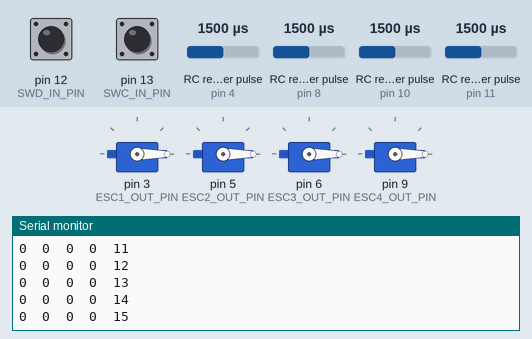
Simulated run of this sketch. Board: Arduino Uno, built with avr-gcc and run on an emulated ATmega328P. Parts: 4 × servo, the last lines printed to the serial monitor. Wiring (inferred from the names in the program): 4 × RC receiver channel: data pin 4 / data pin 8 / data pin 10 / data pin 11. The inputs (shaded band) are chosen by the test bench; at power-on: RC receiver pulse (sensors on pin 8, pin 4, pin 10, pin 11) 1500 µs, pin 12 (SWD_IN_PIN) LOW, pin 13 (SWC_IN_PIN) LOW.

Above: at 1.2 s.
1.3 s: RC receiver pulse (sensor on pin 8) set to 1020 µs
At 1.8 s:
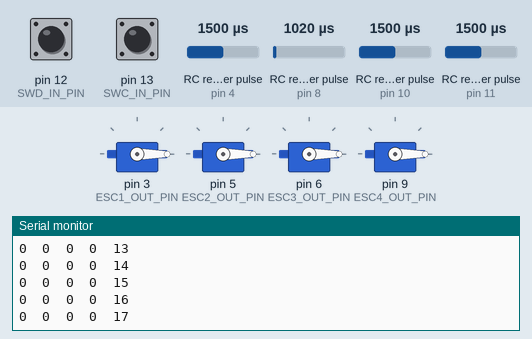
4.3 s: pin 12 (SWD_IN_PIN) pulled HIGH for 0.15 s
At 4.63 s:
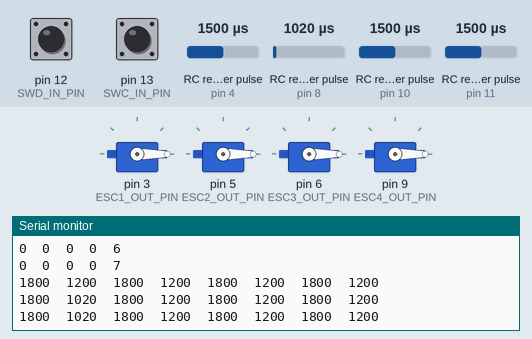
6.0 s: RC receiver pulse (sensor on pin 4) set to 1020 µs
At 6.0 s:
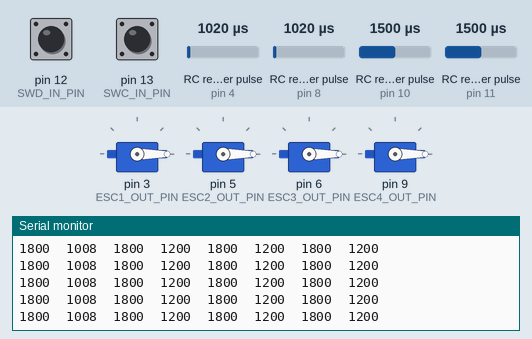
9.0 s: RC receiver pulse (sensor on pin 10) set to 1020 µs
At 9.04 s:
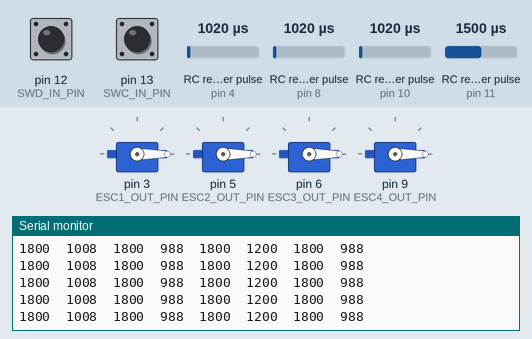
12.0 s: RC receiver pulse (sensor on pin 4) set to 1980 µs
At 12.8 s:
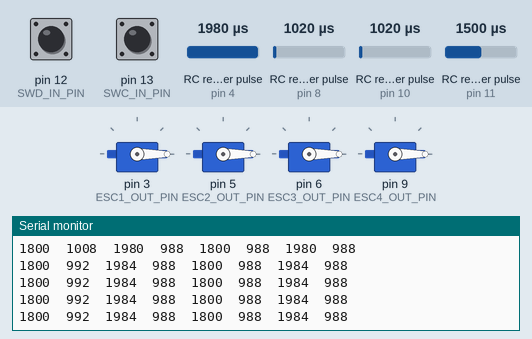
Timing chart, 0 to 15.0 s (numbered marks = the images above; inputs shaded):
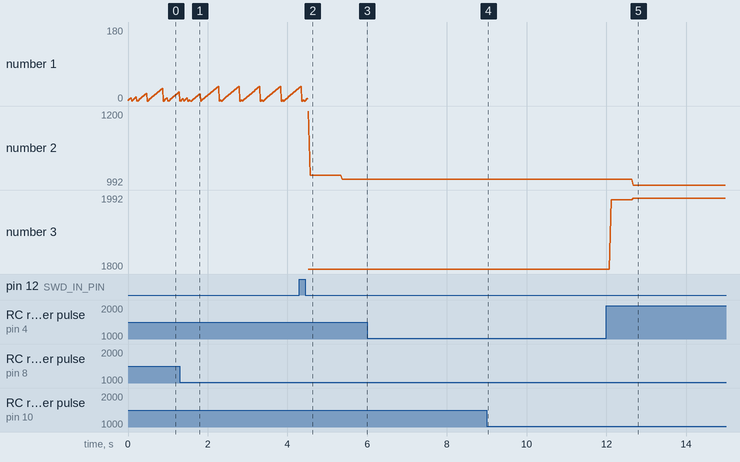

Measured:
- after the input at 4.3 s, the serial monitor: prints a new line after 0.22 s (image 2)
- after the input at 12.0 s, the serial monitor: prints a new line after 0.12 s (image 5)
- plotted number 1: 7 → 180 after the input at 12.0 s
- plotted number 3: 1800 → 1992 after the input at 12.0 s

The sketch:

Flight_Controller_v0.61.ino
```cpp
//-----------------------------------------Flight Controller Development Version-----------------------------------------------------------------------------------------------------------------------

#include <PinChangeInt.h>                                           // Allows pin interrupts to be attached to arduino pins with no built in interrupts
#include <Servo.h>                                                  // Allows ESC signals to be outputted at a 50Hz frequency

#define ROLL_IN_PIN 8                                               // CH1 Roll Input Pin Allocation (Grey wire)
#define PITCH_IN_PIN 4                                              // CH2 Pitch Input Pin Allocation (Purple wire)
#define THROTTLE_IN_PIN 10                                          // CH3 Throttle Input Pin Allocation (Blue wire)
#define YAW_IN_PIN 11                                               // CH4 Yaw Input Pin Allocation (Green wire)
#define SWD_IN_PIN 12                                               // CH5 2-Position Switch Input Pin Allocation (Orange Wire)
#define SWC_IN_PIN 13                                               // CH6 3-Position Switch Input Pin Allocation (Yellow Wire)

#define ESC1_OUT_PIN 3                                              // Output pin number for ESC 1 (Front Left)
#define ESC2_OUT_PIN 5                                              // Output pin number for ESC 2 (Front Right)
#define ESC3_OUT_PIN 6                                              // Output pin number for ESC 3 (Rear Left)
#define ESC4_OUT_PIN 9                                              // Output pin number for ESC 4 (Rear Right)

#define RX_AUTHORITY 0.15                                           // Authority limiter for Rx value. All Authority limits must sum to 1 (100%)
#define RY_AUTHORITY 0.15                                           // Authority limiter for Ry value. All Authority limits must sum to 1 (100%)
#define LY_AUTHORITY 0.55                                           // Authority limiter for Ly value. All Authority limits must sum to 1 (100%)
#define LX_AUTHORITY 0.15                                           // Authority limiter for Lx value. All Authority limits must sum to 1 (100%)

#define ROLL_FLAG 1                                                 // Define the bit word allocation for a detected change in Rx
#define PITCH_FLAG 2                                                // Define the bit word allocation for a detected change in Ry
#define THROTTLE_FLAG 4                                             // Define the bit word allocation for a detected change in Ly
#define YAW_FLAG 8                                                  // Define the bit word allocation for a detected change in Lx
#define SWD_FLAG 16                                                 // Define the bit word allocation for a detected change in SWD
#define SWC_FLAG 32

#define KILL_SWITCH_MONITORED_INPUT unRollIn                        // Defines the variable for the program to monitor for no changes
#define KILL_ENABLED 1                                              // Enable kill switch [ 1 = On | 0 = Off ]

Servo ESC_1, ESC_2, ESC_3, ESC_4;                                   // Output object at 50Hz to corresponding ESC

int MINIMUM_PW = 1000;                                              // The minimum pulse width that will be written to the ESCs
int MAXIMUM_PW = 2000;                                              // The maximum pulse width that will be written to the ESCs

int SWC, SWD, Rx, Ry, Ly, Lx;                                       // Renamed transmitter values to be used in the FC
int ESCRx, ESCRy, ESCLy, ESCLx;                                     // Specified axis contributions to ESC outputs
int ESC1, ESC2, ESC3, ESC4;                                         // Output value for ESCs
int ESCOff;                                                         // Outputs a value of 0 when written to ESCs

int ESCRxRange, ESCRyRange, ESCLyRange, ESCLxRange;                 // Control stick input ranges, calculated intially as a default estimated value

int ESCRxMidpoint, ESCRyMidpoint, ESCLyMidpoint, ESCLxMidpoint;     // Control stick inputs centre points, calculated intially as a default estimated value

int unRollInMidpoint = 1470;                                        // Value for storing calibrated Roll midpoint, initialised as a default estimate
int unPitchInMidpoint = 1440;                                       // Value for storing calibrated Pitch midpoint, initialised as a default estimate
int unThrottleInMidpoint = 1464;                                    // Value for storing calibrated Throttle midpoint, initialised as a default estimate
int unYawInMidpoint = 1476;                                         // Value for storing calibrated Yaw midpoint, initialised as a default estimate

int unRollInMax = 1948;                                             // Value for storing calibrated Roll maximum point, initialised as a default estimate
int unRollInMin = 984;                                              // Value for storing calibrated Roll minimum point, initialised as a default estimate
int unPitchInMax = 1916;                                            // Value for storing calibrated Pitch maximum point, initialised as a default estimate
int unPitchInMin = 964;                                             // Value for storing calibrated Pitch minimum point, initialised as a default estimate
int unThrottleInMax = 1956;                                         // Value for storing calibrated Throttle maximum point, initialised as a default estimate
int unThrottleInMin = 968;                                          // Value for storing calibrated Throttle minimum point, initialised as a default estimate
int unYawInMax = 1964;                                              // Value for storing calibrated Yaw maximum point, initialised as a default estimate
int unYawInMin = 984;                                               // Value for storing calibrated Yaw minimum point, initialised as a default estimate

int unRollInMaxLimit = 1800, unPitchInMaxLimit = 1800, unThrottleInMaxLimit = 1800, unYawInMaxLimit = 1800;   // Value used in calibration to trigger starting to detect the maximum control stick values
int unRollInLowLimit = 1200, unPitchInLowLimit = 1200, unThrottleInLowLimit = 1200, unYawInLowLimit = 1200;   // Value used in calibration to trigger starting to detect the minimum control stick values

int Kill_Switch_Monitor;                                            // Creates a parameter to contain a value for the previous cycles monitored input
int Kill_Switch_Count;                                              // Counts the amount of cycles the monitored input does not change consecutively from last loop

volatile uint8_t bUpdateFlagsShared;
volatile uint16_t unRollInShared, unPitchInShared, unThrottleInShared, unYawInShared, unSwitchDInShared, unSwitchCInShared;
uint32_t ulRollStart, ulPitchStart, ulThrottleStart, ulYawStart, ulSwitchDStart, ulSwitchCStart;


void setup()
{
  Serial.begin(9600);

  ESC_1.attach(ESC1_OUT_PIN , MINIMUM_PW , MAXIMUM_PW);
  ESC_2.attach(ESC2_OUT_PIN , MINIMUM_PW , MAXIMUM_PW);
  ESC_3.attach(ESC3_OUT_PIN , MINIMUM_PW , MAXIMUM_PW);
  ESC_4.attach(ESC4_OUT_PIN , MINIMUM_PW , MAXIMUM_PW);

  PCintPort::attachInterrupt(ROLL_IN_PIN , calcRoll , CHANGE);
  PCintPort::attachInterrupt(PITCH_IN_PIN , calcPitch , CHANGE);
  PCintPort::attachInterrupt(THROTTLE_IN_PIN , calcThrottle , CHANGE);
  PCintPort::attachInterrupt(YAW_IN_PIN , calcYaw , CHANGE);
  PCintPort::attachInterrupt(SWD_IN_PIN , calcSWD , CHANGE);
  PCintPort::attachInterrupt(SWC_IN_PIN , calcSWC , CHANGE);
}


void loop()
{
  static uint16_t unRollIn;
  static uint16_t unPitchIn;
  static uint16_t unThrottleIn;
  static uint16_t unYawIn;
  static uint16_t unSwitchDIn;
  static uint16_t unSwitchCIn;
  static uint8_t bUpdateFlags;

  if(bUpdateFlagsShared)
  {
    noInterrupts();

    bUpdateFlags = bUpdateFlagsShared;

    if(bUpdateFlags & ROLL_FLAG)
    {
      unRollIn = unRollInShared;
    }

    if(bUpdateFlags & PITCH_FLAG)
    {
      unPitchIn = unPitchInShared;
    }

    if(bUpdateFlags & THROTTLE_FLAG)
    {
      unThrottleIn = unThrottleInShared;
    }

    if(bUpdateFlags & YAW_FLAG)
    {
      unYawIn = unYawInShared;
    }

    if(bUpdateFlags & SWD_FLAG)
    {
      unSwitchDIn = unSwitchDInShared;
    }

    if(bUpdateFlags & SWC_FLAG)
    {
      unSwitchCIn = unSwitchCInShared;
    }

  bUpdateFlagsShared = 0;

  interrupts();
  }

    if(Kill_Switch_Monitor == KILL_SWITCH_MONITORED_INPUT)
    {
      Kill_Switch_Count = Kill_Switch_Count + KILL_ENABLED;
      if(Kill_Switch_Count > 70)
      {
        Kill_Switch_Count = 70;
      }
    }
    else
    {
      Kill_Switch_Count = 0;
    }

//----------------------------------------------------------------------------------------------------------------------------------------------------------------
//------------------------------------------------------Flight Controller (Proportional)-----------------------------------------------------------------------------------------------------


Rx = unRollIn;
Ry = unPitchIn;
Ly = unThrottleIn;
Lx = unYawIn;

if(Kill_Switch_Count > 60)
{
ESC_1.write(ESCOff);
ESC_2.write(ESCOff);
ESC_3.write(ESCOff);
ESC_4.write(ESCOff);
}
else if(unSwitchDIn > 1500 && unSwitchCIn <= 1250)
{
Calibration();
}
else if(unSwitchCIn <= 1250)
{
ESC_1.write(ESCOff);
ESC_2.write(ESCOff);
ESC_3.write(ESCOff);
ESC_4.write(ESCOff);
}
else if(unSwitchCIn > 1250 && unSwitchCIn <= 1750)
{
ESCRxRange = map(Rx , unRollInMin , unRollInMax , -90 , 90);
ESCRyRange = map(Ry , unPitchInMin , unPitchInMax , -90 , 90);
ESCLyRange = map(Ly , unThrottleInMin , unThrottleInMax , -90 ,90);
ESCLxRange = map(Lx , unYawInMin , unYawInMax , -90 , 90);

ESCRxMidpoint = map(unRollInMidpoint , unRollInMin , unRollInMax , -90 , 90);
ESCRyMidpoint = map(unPitchInMidpoint , unPitchInMin , unPitchInMax , -90 , 90);
ESCLyMidpoint = map(unThrottleInMidpoint , unThrottleInMin , unThrottleInMax , -90 , 90);
ESCLxMidpoint = map(unYawInMidpoint , unYawInMin , unYawInMax , -90 , 90);

ESCRx = (ESCRxMidpoint + ESCRxRange) * RX_AUTHORITY;
ESCRy = (ESCRyMidpoint + ESCRyRange) * RY_AUTHORITY;
ESCLy = (ESCLyMidpoint + ESCLyRange) * LY_AUTHORITY;
ESCLx = (ESCLxMidpoint + ESCLxRange) * LX_AUTHORITY;

ESC1 = (ESCRx + (0-ESCRy) + ESCLy + (0-ESCLx)) + 90;
ESC_1.write(ESC1);

ESC2 = ((0-ESCRx) + (0-ESCRy) + ESCLy + ESCLx) + 90;
ESC_2.write(ESC2);

ESC3 = (ESCRx + ESCRy + ESCLy + ESCLx) + 90;
ESC_3.write(ESC3);

ESC4 = ((0-ESCRx) + ESCRy + ESCLy + (0-ESCLx)) + 90;
ESC_4.write(ESC4);
}
else if(unSwitchCIn > 1750)
{
ESC_1.write(ESCOff);
ESC_2.write(ESCOff);
ESC_3.write(ESCOff);
ESC_4.write(ESCOff);
}

//----------------------------------------------------------------------------------------------------------------------------------------------------------------

  Serial.print(ESC1);
  Serial.print("\t");
  Serial.print(ESC2);
  Serial.print("\t");
  Serial.print(ESC3);
  Serial.print("\t");
  Serial.print(ESC4);
  Serial.print("\t");
  Serial.println(Kill_Switch_Count);

Kill_Switch_Monitor = KILL_SWITCH_MONITORED_INPUT;
}
//----------------------------------------------------------------------------------------------------------------------------------------------------------------


//---------------------------------Calibration Sequence-------------------------------------------------------------------------------
void Calibration()
{

//Midpoints
unRollInMidpoint = unRollInShared;
unPitchInMidpoint = unPitchInShared;
unThrottleInMidpoint = unThrottleInShared;
unYawInMidpoint = unYawInShared;

while(unSwitchDInShared > 1500)
  {
  static uint16_t unRollIn;
  static uint16_t unPitchIn;
  static uint16_t unThrottleIn;
  static uint16_t unYawIn;
  static uint16_t unSwitchDIn;
  static uint16_t unSwitchCIn;
  static uint8_t bUpdateFlags;

  if(bUpdateFlagsShared)
  {
    noInterrupts();

    bUpdateFlags = bUpdateFlagsShared;

    if(bUpdateFlags & ROLL_FLAG)
    {
      unRollIn = unRollInShared;
    }

    if(bUpdateFlags & PITCH_FLAG)
    {
      unPitchIn = unPitchInShared;
    }

    if(bUpdateFlags & THROTTLE_FLAG)
    {
      unThrottleIn = unThrottleInShared;
    }

    if(bUpdateFlags & YAW_FLAG)
    {
      unYawIn = unYawInShared;
    }

        if(bUpdateFlags & SWD_FLAG)
    {
      unSwitchDIn = unSwitchDInShared;
    }
  bUpdateFlagsShared = 0;
  interrupts();
  }


  //RollMax
  if(unRollIn > unRollInMaxLimit) {unRollInMaxLimit = unRollIn;}
  if(unRollIn < unRollInMaxLimit) {unRollInMaxLimit = unRollInMaxLimit;}

  //RollMin
  if(unRollIn < unRollInLowLimit && unRollIn > 500) {unRollInLowLimit = unRollIn;}
  if(unRollIn > unRollInLowLimit) {unRollInLowLimit = unRollInLowLimit;}

  //PitchMax
  if(unPitchIn > unPitchInMaxLimit) {unPitchInMaxLimit = unPitchIn;}
  if(unPitchIn < unPitchInMaxLimit) {unPitchInMaxLimit = unPitchInMaxLimit;}

  //PitchMin
  if(unPitchIn < unPitchInLowLimit && unPitchIn > 500) {unPitchInLowLimit = unPitchIn;}
  if(unPitchIn > unPitchInLowLimit) {unPitchInLowLimit = unPitchInLowLimit;}

  //ThrottleMax
  if(unThrottleIn > unThrottleInMaxLimit) {unThrottleInMaxLimit = unThrottleIn;}
  if(unThrottleIn < unThrottleInMaxLimit) {unThrottleInMaxLimit = unThrottleInMaxLimit;}

  //ThrottleMin
  if(unThrottleIn < unThrottleInLowLimit && unThrottleIn > 500) {unThrottleInLowLimit = unThrottleIn;}
  if(unThrottleIn > unThrottleInLowLimit) {unThrottleInLowLimit = unThrottleInLowLimit;}

  //YawMax
  if(unYawIn > unYawInMaxLimit) {unYawInMaxLimit = unYawIn;}
  if(unYawIn < unYawInMaxLimit) {unYawInMaxLimit = unYawInMaxLimit;}

  //YawMin
  if(unYawIn < unYawInLowLimit && unYawIn > 500) {unYawInLowLimit = unYawIn;}
  if(unYawIn > unYawInLowLimit) {unYawInLowLimit = unYawInLowLimit;}

  Serial.print(unRollInMaxLimit);
  Serial.print("\t");
  Serial.print(unRollInLowLimit);
  Serial.print("\t");
  Serial.print(unPitchInMaxLimit);
  Serial.print("\t");
  Serial.print(unPitchInLowLimit);
  Serial.print("\t");
  Serial.print(unThrottleInMaxLimit);
  Serial.print("\t");
  Serial.print(unThrottleInLowLimit);
  Serial.print("\t");
  Serial.print(unPitchInMaxLimit);
  Serial.print("\t");
  Serial.println(unPitchInLowLimit);
  }

unRollInMax = unRollInMaxLimit;
unRollInMin = unRollInLowLimit;
unPitchInMax = unPitchInMaxLimit;
unPitchInMin = unPitchInLowLimit;
unThrottleInMax = unThrottleInMaxLimit;
unThrottleInMin = unThrottleInLowLimit;
unYawInMax = unYawInMaxLimit;
unYawInMin = unYawInLowLimit;

  }
//----------------------------------------------------------------------------------------------------------------------------------------------------------------
//---------------------------------Interrupt Service Routines-------------------------------------------------------------------------------

void calcRoll()
{
  if(digitalRead(ROLL_IN_PIN) == HIGH)
  {
    ulRollStart = micros();
  }
  else
  {
    unRollInShared = (uint16_t)(micros() - ulRollStart);
    bUpdateFlagsShared |= ROLL_FLAG;
  }
}

void calcPitch()
{
  if(digitalRead(PITCH_IN_PIN) == HIGH)
  {
    ulPitchStart = micros();
  }
  else
  {
    unPitchInShared = (uint16_t)(micros() - ulPitchStart);
    bUpdateFlagsShared |= PITCH_FLAG;
  }
}

void calcThrottle()
{
  if(digitalRead(THROTTLE_IN_PIN) == HIGH)
  {
    ulThrottleStart = micros();
  }
  else
  {
    unThrottleInShared = (uint16_t)(micros() - ulThrottleStart);
    bUpdateFlagsShared |= THROTTLE_FLAG;
  }
}

void calcYaw()
{
  if(digitalRead(YAW_IN_PIN) == HIGH)
  {
    ulYawStart = micros();
  }
  else
  {
    unYawInShared = (uint16_t)(micros() - ulYawStart);
    bUpdateFlagsShared |= YAW_FLAG;
  }
}

void calcSWD()
{
  if(digitalRead(SWD_IN_PIN) == HIGH)
  {
    ulSwitchDStart = micros();
  }
  else
  {
    unSwitchDInShared = (uint16_t)(micros() - ulSwitchDStart);
    bUpdateFlagsShared |= SWD_FLAG;
  }
}

void calcSWC()
{
  if(digitalRead(SWC_IN_PIN) == HIGH)
  {
    ulSwitchCStart = micros();
  }
  else
  {
    unSwitchCInShared = (uint16_t)(micros() - ulSwitchCStart);
    bUpdateFlagsShared |= SWC_FLAG;
  }
}
//----------------------------------------------------------------------------------------------------------------------------------------------------------------
```
